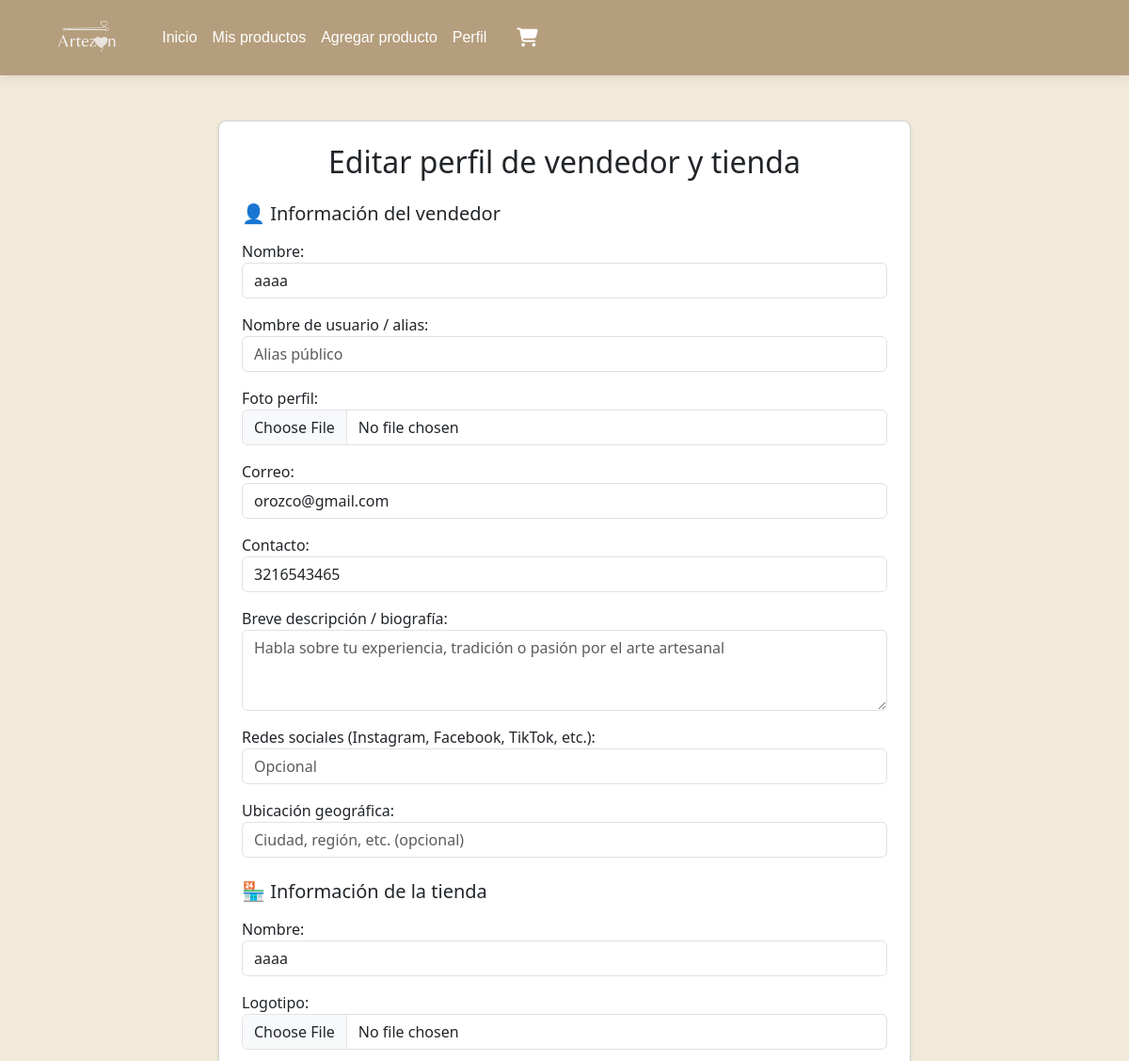
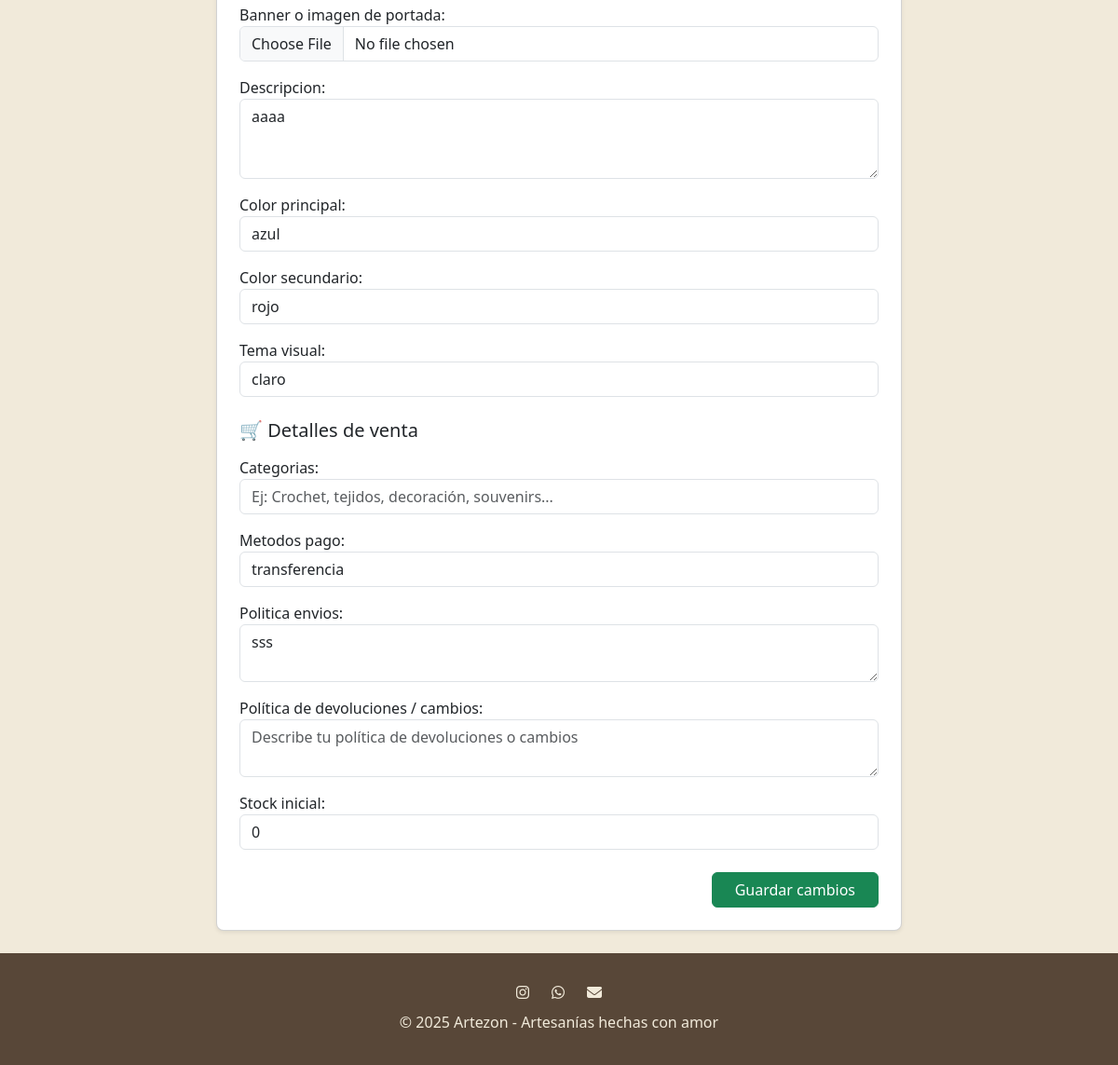
The page /vendedor/editar/ (signed in) on the database its author committed (2 pictures, top to bottom).
### productos/models.py (models this page shows, shortened)
class SellerProfile(models.Model):
    user = models.OneToOneField(User, on_delete=models.CASCADE)
    nombre = models.CharField(max_length=100)
    correo = models.EmailField()
    foto_perfil = models.ImageField(upload_to="vendedores/perfiles/", blank=True, null=True,
        validators=[FileExtensionValidator(["jpg", "jpeg", "png"])]
    )
    contacto = models.CharField(max_length=50, blank=True, null=True)
    creado = models.DateTimeField(auto_now_add=True)

class Store(models.Model):
    seller = models.OneToOneField(SellerProfile, on_delete=models.CASCADE)
    nombre = models.CharField(max_length=100)
    descripcion = models.TextField(blank=True)
    logotipo = models.ImageField(upload_to="vendedores/tiendas/", blank=True, null=True,
        validators=[FileExtensionValidator(["jpg", "jpeg", "png"])]
    )
    color_principal = models.CharField(max_length=30, blank=True)
    color_secundario = models.CharField(max_length=30, blank=True)
    tema_visual = models.CharField(max_length=30, blank=True)
    metodos_pago = models.CharField(max_length=200, blank=True, help_text="Ej: Transferencia, PayPal, Efectivo")
    politica_envios = models.TextField(blank=True)
    stock_inicial = models.PositiveIntegerField(default=0)
    categorias = models.CharField(max_length=200, blank=True, help_text="Ej: Ropa, Accesorios, Decoración")
    creado = models.DateTimeField(auto_now_add=True)

### productos/views.py (the view)
# urls.py: path("vendedor/editar/", edit_seller_and_store, name="edit_seller_and_store"),
@login_required
def edit_seller_and_store(request):
    try:
        seller_profile = request.user.sellerprofile
        store = seller_profile.store
    except (SellerProfile.DoesNotExist, Store.DoesNotExist):
        return redirect('create_seller_and_store')
    if request.method == 'POST':
        seller_form = SellerProfileForm(request.POST, request.FILES, instance=seller_profile)
        store_form = StoreForm(request.POST, request.FILES, instance=store)
        if seller_form.is_valid() and store_form.is_valid():
            seller_form.save()
            store_form.save()
            messages.success(request, '✅ Perfil de vendedor y tienda actualizados correctamente.')
            return redirect('profile')
        else:
            messages.error(request, 'Por favor corrige los errores en el formulario.')
    else:
        seller_form = SellerProfileForm(instance=seller_profile)
        store_form = StoreForm(instance=store)
    return render(request, 'productos/seller_store_form.html', {
        'seller_form': seller_form,
        'store_form': store_form,
        'modo': 'editar',
    })

### productos/templates/productos/seller_store_form.html (shortened to what this page needs)
{% extends "base.html" %}
{% load static %}
{% block content %}
<div class="container mt-5">
    <div class="row justify-content-center">
        <div class="col-md-8">
            <div class="card shadow-sm p-4 rounded-3">
                <h2 class="mb-4 text-center">
                    {% if modo == 'crear' %}Crear perfil de vendedor y tienda{% else %}Editar perfil de vendedor y tienda{% endif %}
                </h2>
                <form method="POST" enctype="multipart/form-data">
                    <h5 class="mb-3">👤 Información del vendedor</h5>
                    <div class="mb-3">{{ seller_form.nombre.label_tag }}{{ seller_form.nombre }}</div>
                    <div class="mb-3">{{ seller_form.alias.label_tag }}{{ seller_form.alias }}</div>
                    <div class="mb-3">{{ seller_form.foto_perfil.label_tag }}{{ seller_form.foto_perfil }}</div>
                    <div class="mb-3">{{ seller_form.correo.label_tag }}{{ seller_form.correo }}</div>
                    <div class="mb-3">{{ seller_form.contacto.label_tag }}{{ seller_form.contacto }}</div>
                    <div class="mb-3">{{ seller_form.descripcion.label_tag }}{{ seller_form.descripcion }}</div>
                    <div class="mb-3">{{ seller_form.redes_sociales.label_tag }}{{ seller_form.redes_sociales }}</div>
                    <div class="mb-3">{{ seller_form.ubicacion.label_tag }}{{ seller_form.ubicacion }}</div>
                    <h5 class="mt-4 mb-3">🏪 Información de la tienda</h5>
                    <div class="mb-3">{{ store_form.nombre.label_tag }}{{ store_form.nombre }}</div>
                    <div class="mb-3">{{ store_form.logotipo.label_tag }}{{ store_form.logotipo }}</div>
                    <div class="mb-3">{{ store_form.banner.label_tag }}{{ store_form.banner }}</div>
                    <div class="mb-3">{{ store_form.descripcion.label_tag }}{{ store_form.descripcion }}</div>
                    <div class="mb-3">{{ store_form.color_principal.label_tag }}{{ store_form.color_principal }}</div>
                    <div class="mb-3">{{ store_form.color_secundario.label_tag }}{{ store_form.color_secundario }}</div>
                    <div class="mb-3">{{ store_form.tema_visual.label_tag }}{{ store_form.tema_visual }}</div>
                    <h5 class="mt-4 mb-3">🛒 Detalles de venta</h5>
                    <div class="mb-3">{{ store_form.categorias.label_tag }}{{ store_form.categorias }}</div>
                    <div class="mb-3">{{ store_form.metodos_pago.label_tag }}{{ store_form.metodos_pago }}</div>
                    <div class="mb-3">{{ store_form.politica_envios.label_tag }}{{ store_form.politica_envios }}</div>
                    <div class="mb-3">{{ store_form.politica_devoluciones.label_tag }}{{ store_form.politica_devoluciones }}</div>
                    <div class="mb-3">{{ store_form.stock_inicial.label_tag }}{{ store_form.stock_inicial }}</div>
                    <div class="d-flex justify-content-end mt-4">
                        <button type="submit" class="btn btn-success px-4">
                            {% if modo == 'crear' %}Crear tienda{% else %}Guardar cambios{% endif %}
                        </button>
                    </div>
                </form>
            </div>
        </div>
    </div>
</div>
{% endblock %}

### static/css/styles.css (style rules this page uses)
:root { --vanilla: #F1EADA; --tobacco: #B59E7D; --mountain: #AAA396; --sand: #CEC1A8; --mahogany: #584738; }

### rows shown on the page
SellerProfile: nombre "aaaa", correo "orozco@gmail.com", contacto "3216543465"
Store: nombre "aaaa", descripcion "aaaa", color_principal "azul", color_secundario "rojo", tema_visual "claro", metodos_pago "transferencia", politica_envios "sss", stock_inicial "0"

### other values the page prints
{{ seller_form.nombre.label_tag }} "Nombre:"
{{ seller_form.alias.label_tag }} "Nombre de usuario / alias:"
{{ seller_form.foto_perfil.label_tag }} "Foto perfil:"
{{ seller_form.correo.label_tag }} "Correo:"
{{ seller_form.contacto.label_tag }} "Contacto:"
{{ seller_form.descripcion.label_tag }} "Breve descripción / biografía:"
{{ seller_form.redes_sociales.label_tag }} "Redes sociales (Instagram, Facebook, TikTok, etc.):"
{{ seller_form.ubicacion.label_tag }} "Ubicación geográfica:"
{{ store_form.nombre.label_tag }} "Nombre:"
{{ store_form.logotipo.label_tag }} "Logotipo:"
{{ store_form.banner.label_tag }} "Banner o imagen de portada:"
{{ store_form.descripcion.label_tag }} "Descripcion:"
{{ store_form.color_principal.label_tag }} "Color principal:"
{{ store_form.color_secundario.label_tag }} "Color secundario:"
{{ store_form.tema_visual.label_tag }} "Tema visual:"
